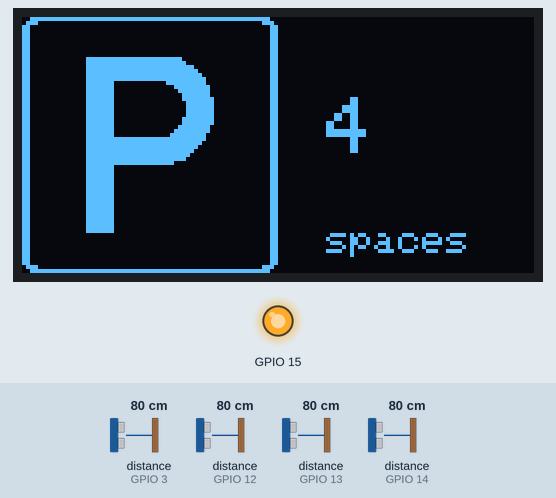
This sketch was run on a simulated ESP8266 (NodeMCU). Parts: 128×64 one-colour display, output pins drawn as LEDs (lit = HIGH). Inputs (shaded band) come from the test bench; at power-on: distance to the obstacle (sensors on GPIO 3, GPIO 12, GPIO 13, GPIO 14) 80 cm. WiFi joins after 1.5 s; servers stay silent unless stated; the display library's start-up logo is not drawn; what the sketch prints to the serial monitor is not drawn.

Above: at 2.8 s.
2.9 s: distance to the obstacle (sensor on GPIO 3) set to 12 cm
6.2 s: distance to the obstacle (sensor on GPIO 3) set to 9 cm
At 7.1 s:
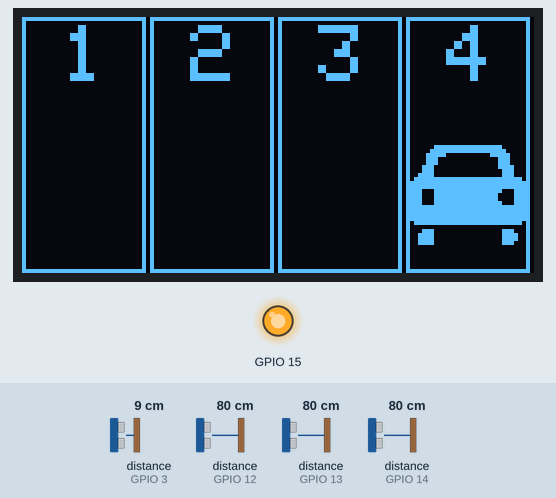
8.2 s: distance to the obstacle (sensor on GPIO 12) set to 2 cm
At 9.8 s:
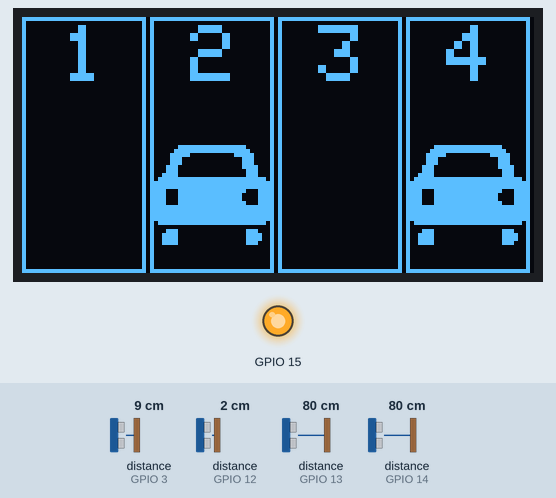
10.2 s: distance to the obstacle (sensor on GPIO 13) set to 2 cm
At 11.2 s:
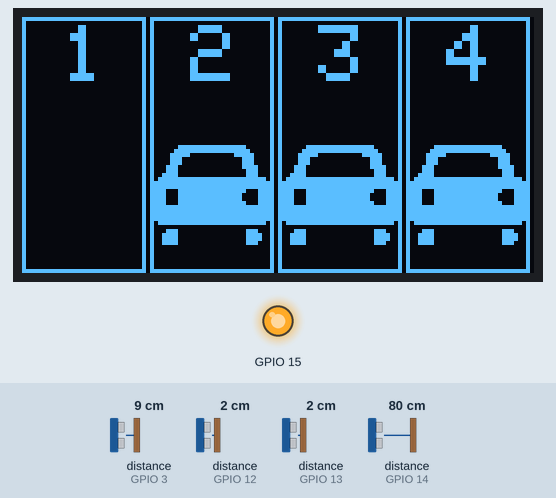
14.2 s: distance to the obstacle (sensor on GPIO 14) set to 2 cm
At 16.3 s:
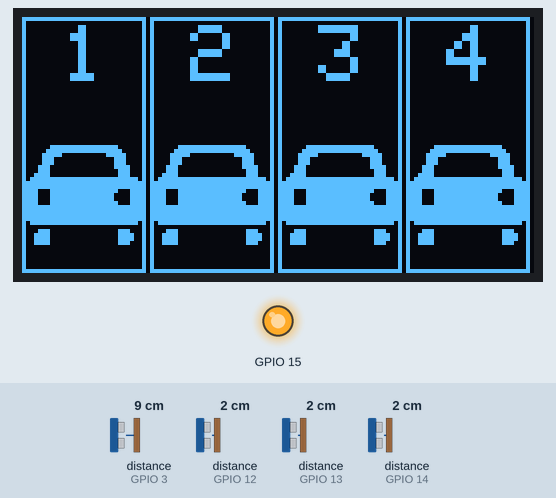
17.2 s: distance to the obstacle (sensor on GPIO 12) set to 18 cm
At 19.1 s:
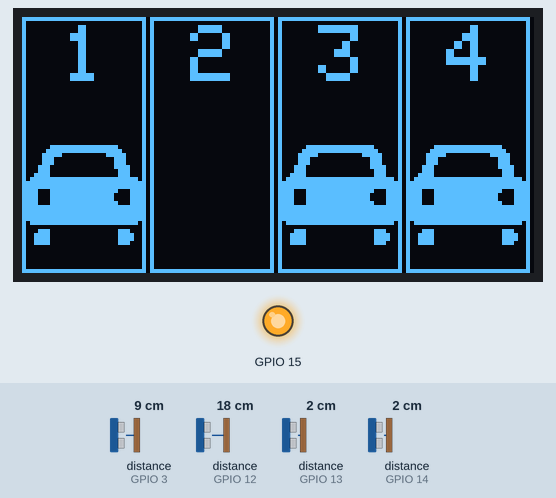
Timing chart, 0 to 20.2 s (numbered marks = the images above; inputs shaded):
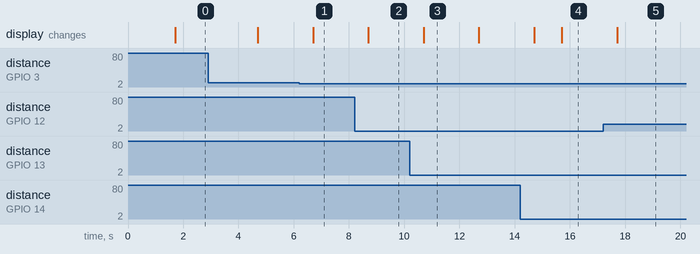

Measured:
- the behaviour switches between 11 and 10 cm on distance to the obstacle (sensor on GPIO 3) (found by bisection; images 0 and 1)
- after the input at 6.2 s, the display: changes after 0.51 s (image 1)
- after the input at 8.2 s, the display: changes after 0.50 s (image 2)
- after the input at 10.2 s, the display: changes after 0.50 s (image 3)
- after the input at 14.2 s, the display: first changes after 0.50 s (image 4 shows a later state)
- after the input at 17.2 s, the display: changes after 0.51 s (image 5)
- what the display in image 3 shows lasts 2.0 s, from 10.7 s to 12.7 s

The sketch:

Parking_Lot.ino
```cpp
#include "MQTT.h"
#include "OLED_Display.h"
#include <Ultrasonic.h>

//------------changeable-variables---------------------------------
//Connection variables
const char* wifi_ssid = "FIWARE_fair";
const char* wifi_password = "!FIWARE!on!air!";

const char* mqtt_server = "192.168.1.100";
const char* mqtt_username = "LegoDemonstrator";
const char* mqtt_password = "Lego12Demo34nstr56ator";
const char* mqtt_client_id = "Mobility-ESP8266ParkingSpot";

const char* mqtt_parkingSpot001_topic = "/idFZy8D9KzFko7db/ParkingSpot:Mobility_Hub:1/attrs";
const char* mqtt_parkingSpot002_topic = "/idFZy8D9KzFko7db/ParkingSpot:Mobility_Hub:2/attrs";
const char* mqtt_parkingSpot003_topic = "/idFZy8D9KzFko7db/ParkingSpot:Mobility_Hub:3/attrs";
const char* mqtt_parkingSpot004_topic = "/idFZy8D9KzFko7db/ParkingSpot:Mobility_Hub:4/attrs";

//OLED Display variables
const int OLED_DISPLAY_SCL_PIN = 5;
const int OLED_DISPLAY_SCA_PIN = 4;

//Ultrasonic sensors
const int ULTRASONIC1_PIN = 14;
const int ULTRASONIC2_PIN = 12;
const int ULTRASONIC3_PIN = 13;
const int ULTRASONIC4_PIN = 3;


//sensor reading variables
const int frequencyOfSensorReadings = 1; //Hz
const int distanceThreshold = 10; //cm

//-----------non-changeable-variables-----------------------------------
//Ultrasonic sensors
Ultrasonic ultrasonic1(ULTRASONIC1_PIN);
Ultrasonic ultrasonic2(ULTRASONIC2_PIN);
Ultrasonic ultrasonic3(ULTRASONIC3_PIN);
Ultrasonic ultrasonic4(ULTRASONIC4_PIN);

//OLED Display variables
OLED_Display oledDisplay(OLED_DISPLAY_SCA_PIN, OLED_DISPLAY_SCL_PIN);

//MQTT
WiFiClient espClient;
PubSubClient client(espClient);
MQTT mqtt(wifi_ssid, wifi_password, mqtt_server, mqtt_username, mqtt_password, mqtt_client_id);

//JSON
DynamicJsonDocument jsonDoc(1024);

//variables
unsigned long lastTime = 0;

int countSensorReadings = 0;

unsigned int distanceUltrasonic1 = 0;
unsigned int distanceUltrasonic2 = 0;
unsigned int distanceUltrasonic3 = 0;
unsigned int distanceUltrasonic4 = 0;

bool parkingSpot1_available = false;
bool parkingSpot2_available = false;
bool parkingSpot3_available = false;
bool parkingSpot4_available = false;


void setup() {
    //Wio node -> make port available
    pinMode(15, OUTPUT);
    digitalWrite(15, 1);

    //Serial.begin(115200);
    oledDisplay.setup();

    mqtt.setup();
}

void loop() {
    mqtt.loop();

    unsigned long currentTime = millis();
    unsigned long diffTime = currentTime - lastTime;

    if(diffTime > 1000/frequencyOfSensorReadings){
        lastTime = currentTime;

        countSensorReadings++;

        //read sensors
        distanceUltrasonic1 = ultrasonic1.read();
        distanceUltrasonic2 = ultrasonic2.read();
        distanceUltrasonic3 = ultrasonic3.read();
        distanceUltrasonic4 = ultrasonic4.read();

        if(distanceUltrasonic1 > distanceThreshold) parkingSpot1_available = true;
        else parkingSpot1_available = false;
        if(distanceUltrasonic2 > distanceThreshold) parkingSpot2_available = true;
        else parkingSpot2_available = false;
        if(distanceUltrasonic3 > distanceThreshold) parkingSpot3_available = true;
        else parkingSpot3_available = false;
        if(distanceUltrasonic4 > distanceThreshold) parkingSpot4_available = true;
        else parkingSpot4_available = false;

        //mqtt
        if(parkingSpot1_available) mqtt.send(mqtt_parkingSpot001_topic, "status", "free");
        else mqtt.send(mqtt_parkingSpot001_topic, "status", "occupied");
        if(parkingSpot2_available) mqtt.send(mqtt_parkingSpot002_topic, "status", "free");
        else mqtt.send(mqtt_parkingSpot002_topic, "status", "occupied");
        if(parkingSpot3_available) mqtt.send(mqtt_parkingSpot003_topic, "status", "free");
        else mqtt.send(mqtt_parkingSpot003_topic, "status", "occupied");
        if(parkingSpot4_available) mqtt.send(mqtt_parkingSpot004_topic, "status", "free");
        else mqtt.send(mqtt_parkingSpot004_topic, "status", "occupied");

        if(countSensorReadings < 4){
            int numberOfFreeParkingSpots = parkingSpot1_available + parkingSpot2_available + parkingSpot3_available + parkingSpot4_available;
            oledDisplay.displayParkingSign(numberOfFreeParkingSpots);
        }else if(countSensorReadings > 10){
            countSensorReadings = 0;
        }else{
            oledDisplay.displayParkingSpots(parkingSpot1_available, parkingSpot2_available, parkingSpot3_available, parkingSpot4_available);
        }
    }
}

void mqttCallback(String topic){
    Serial.println(topic);
}
```

MQTT.cpp
```cpp
#include "MQTT.h"

//---------------public-----------------------

MQTT::MQTT(const char* wifi_ssid,
 const char* wifi_password,
 const char* mqtt_server,
 const char* mqtt_username,
 const char* mqtt_password,
 const char* mqtt_client_id)
{
    this->wifi_ssid = wifi_ssid;
    this->wifi_password = wifi_password;
    this->mqtt_server = mqtt_server;
    this->mqtt_username = mqtt_username;
    this->mqtt_password = mqtt_password;
    this->mqtt_client_id = mqtt_client_id;
}

void MQTT::setup() {
    initWiFi();
    int i = 0;
    while(WiFi.status() != WL_CONNECTED){
        delay(500);
        Serial.print(".");
        if(i++ > 20) break;
    }
    if(WiFi.status() == WL_CONNECTED){
        Serial.println("");
        Serial.println("WiFi connected!");
    }else{
        Serial.println("");
        Serial.println("WiFi is not connected!");
    }
    initMQTT();
}

void MQTT::loop() {
    if(!client.connected()) mqtt_reconnect();
    client.loop();
}

void MQTT::send(const char* topic, const char* sensor, float measurement) {
    if(client.connected()){
        String responseMessage = "";
        jsonDoc.clear();

        jsonDoc[sensor] = measurement;
        serializeJson(jsonDoc, responseMessage);

        client.publish(topic, responseMessage.c_str());
    }
}

void MQTT::send(const char* topic, const char* attribute, const char* string) {
    if(client.connected()){
        String responseMessage = "";
        jsonDoc.clear();

        jsonDoc[attribute] = string;
        serializeJson(jsonDoc, responseMessage);

        client.publish(topic, responseMessage.c_str());
    }
}

//-------------private-------------------------

//WiFi
void MQTT::initWiFi() {
    // delete old config
    WiFi.disconnect(true);

    delay(100);

    WiFi.setAutoReconnect(true);

    WiFi.mode(WIFI_STA);
    WiFi.begin(wifi_ssid, wifi_password);

    Serial.println("");
    Serial.print("Wait for WiFi...");
}

//MQTT
void MQTT::initMQTT() {
    client.setServer(mqtt_server,1883);
    client.setCallback(mqtt_callback);
    Serial.println("Initialized MQTT!");
}

void MQTT::mqtt_callback(char* topic, byte* message, unsigned int length) {
    String messageTemp = "";

    Serial.print("Message arrived on topic: ");
    Serial.println(String(topic));
    Serial.print("Message: ");

    for (int i = 0; i < length; i++) {
        messageTemp += (char)message[i];
    }
    Serial.println(messageTemp);

    jsonDoc.clear();
    auto error = deserializeJson(jsonDoc, messageTemp);
    if (error) {
        Serial.println("deserializeJson() failed with code ");
        Serial.println(error.c_str());
        return;
    }

    mqttCallback(String(topic));
}

void MQTT::mqtt_reconnect() {
    long currentTime = millis();
    if(!client.connected() && (currentTime - lastTime > MQTT_RECONNECT_TIME * 1000)){
        lastTime = currentTime;

        Serial.println("Connecting MQTT ...");
        if (client.connect(mqtt_client_id, mqtt_username, mqtt_password)) {
            Serial.println("MQTT connected!");
            // Subscribe
            for(auto topic = topics.begin(); topic != topics.end(); ++topic){
                client.subscribe(*topic);
            }
            delay(1000);
        } else {
            delay(100);
            Serial.println(String("failed, rc=" + String(client.state())));
            delay(100);
            String string_retry = "try again in " + String(MQTT_RECONNECT_TIME) + " sec";
            Serial.println(string_retry);
            delay(1000);
        }
    }
}

void MQTT::subscribe(const char* topic){
    topics.push_back(topic);
}
```

MQTT.h
```cpp
#pragma once

#include <Arduino.h>

#include <ESP8266WiFi.h>
#include <PubSubClient.h>
#include <ArduinoJson.h>
#include <vector>

#define MQTT_RECONNECT_TIME 30 //in seconds

//JSON
extern DynamicJsonDocument jsonDoc;

//MQTT
extern PubSubClient client;
extern void mqttCallback(String topic);


class MQTT
{
    private:
        //WiFi
        const char* wifi_ssid;
        const char* wifi_password;
        //MQTT server
        const char* mqtt_server;
        const char* mqtt_username;
        const char* mqtt_password;
        const char* mqtt_client_id;

        //MQTT topics
        std::vector<const char*> topics;

        //WiFi
        void initWiFi();

        //MQTT
        void initMQTT();
        static void mqtt_callback(char* topic, byte* message, unsigned int length);
        void mqtt_reconnect();

        long lastTime = 0;

    public:
        MQTT(const char* wifi_ssid,
            const char* wifi_password,
            const char* mqtt_server,
            const char* mqtt_username,
            const char* mqtt_password,
            const char* mqtt_client_id
        );

        void subscribe(const char* topic);

        void setup();
        void loop();
        void send(const char* topic, const char* sensor, float measurement);
        void send(const char* topic, const char* attribute, const char* string);
};
```

OLED_Display.cpp
```cpp
#include "OLED_Display.h"

OLED_Display::OLED_Display(int sdaPin, int sclPin, int screenAdress) {
    this->sdaPin = sdaPin;
    this->sclPin = sclPin;
    this->screenAdress = screenAdress;
    oledDisplay = new Adafruit_SSD1306(SCREEN_WIDTH, SCREEN_HEIGHT, &Wire, OLED_RESET);
}

OLED_Display::~OLED_Display() {
    delete oledDisplay;
}

void OLED_Display::setup() {
    Wire.begin(sdaPin, sclPin);

    // SSD1306_SWITCHCAPVCC = generate display voltage from 3.3V internally
    if(!oledDisplay->begin(SSD1306_SWITCHCAPVCC, screenAdress)) {
        Serial.println(F("SSD1306 allocation failed"));
        for(;;); // Don't proceed, loop forever
    }

    // Show initial display buffer contents on the screen --
    // the library initializes this with an Adafruit splash screen.
    oledDisplay->display();
}

void OLED_Display::prepare() {
    oledDisplay->setTextSize(2);
    oledDisplay->setTextColor(SSD1306_WHITE);
    oledDisplay->setCursor(0,0);
}

void OLED_Display::displayParkingSign(int numberOfFreeParkingSpots){
    //clear and prepare Display
    oledDisplay->clearDisplay();
    prepare();

    oledDisplay->drawBitmap(0, 0, Parking, 64, 64, SSD1306_WHITE);

    oledDisplay->setCursor(SCREEN_WIDTH/2,20);
    oledDisplay->print(" ");
    oledDisplay->println(numberOfFreeParkingSpots);

    oledDisplay->setCursor(SCREEN_WIDTH/2,SCREEN_HEIGHT/2 + 20);
    oledDisplay->setTextSize(1);
    oledDisplay->println("  spaces");

    //update Display
    oledDisplay->display();
}

void OLED_Display::displayParkingSpots(bool parkingSpot1_available, bool parkingSpot2_available, bool parkingSpot3_available, bool parkingSpot4_available){
    //clear and prepare Display
    oledDisplay->clearDisplay();
    prepare();

    //core setup of boat berths
    oledDisplay->drawRect(0,0,31,SCREEN_HEIGHT, SSD1306_WHITE);
    oledDisplay->setCursor(10,2);
    oledDisplay->print("1");
    oledDisplay->drawRect(32,0,31,SCREEN_HEIGHT, SSD1306_WHITE);
    oledDisplay->setCursor(42,2);
    oledDisplay->print("2");
    oledDisplay->drawRect(64,0,31,SCREEN_HEIGHT, SSD1306_WHITE);
    oledDisplay->setCursor(74,2);
    oledDisplay->print("3");
    oledDisplay->drawRect(96,0,31,SCREEN_HEIGHT, SSD1306_WHITE);
    oledDisplay->setCursor(106,2);
    oledDisplay->print("4");

    //draw sailboat if boat berths is not available
    if(!parkingSpot1_available){
        oledDisplay->drawBitmap(1,30,Car,29,29,SSD1306_WHITE);
    }
    if(!parkingSpot2_available){
        oledDisplay->drawBitmap(33,30,Car,29,29,SSD1306_WHITE);
    }
    if(!parkingSpot3_available){
        oledDisplay->drawBitmap(65,30,Car,29,29,SSD1306_WHITE);
    }
    if(!parkingSpot4_available){
        oledDisplay->drawBitmap(97,30,Car,29,29,SSD1306_WHITE);
    }

    //update Display
    oledDisplay->display();
}
```

Source omitted: OLED_Display.h (data table, 5424 bytes)
